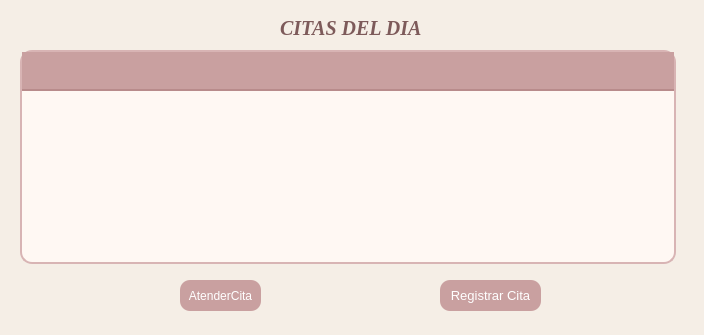
<?xml version="1.0" encoding="UTF-8"?>
<ui version="4.0">
 <class>PantallaAdmin</class>
 <widget class="QDialog" name="PantallaAdmin">
  <property name="geometry">
   <rect>
    <x>0</x>
    <y>0</y>
    <width>704</width>
    <height>335</height>
   </rect>
  </property>
  <property name="windowTitle">
   <string>Dialog</string>
  </property>
  <property name="styleSheet">
   <string notr="true">background-color: #F5EEE6;</string>
  </property>
  <widget class="QLabel" name="LabelContador">
   <property name="geometry">
    <rect>
     <x>280</x>
     <y>20</y>
     <width>211</width>
     <height>16</height>
    </rect>
   </property>
   <property name="styleSheet">
    <string notr="true">color: #7D5A5A;
font-family: Georgia;
font-size: 20px;
font-style: italic;
font-weight: bold;</string>
   </property>
   <property name="text">
    <string>CITAS DEL DIA</string>
   </property>
  </widget>
  <widget class="QTableWidget" name="TablaCola">
   <property name="geometry">
    <rect>
     <x>20</x>
     <y>50</y>
     <width>656</width>
     <height>214</height>
    </rect>
   </property>
   <property name="styleSheet">
    <string notr="true">QTableView {
    background-color: #FFF8F3;
    alternate-background-color: #F5EEE6;
    border: 2px solid #D8B4B4;
    border-radius: 12px;
    gridline-color: #E6D3D3;
    
    color: #5C4033; 
    font-family: &quot;Segoe UI&quot;;
    font-size: 13px;
    
    selection-background-color: #E8C4C4;
    selection-color: #4A2C2A;
}

QHeaderView::section {
    background-color: #C9A0A0;
    color: #5C4033;
    
    padding: 8px;
    border: none;
    border-bottom: 2px solid #B88B8B;
    
    font-family: Georgia;
    font-size: 14px;
    font-weight: bold;
}

QTableView::item {
    padding: 6px;
    border-bottom: 1px solid #EAD7D7;
}

QTableView::item:hover {
    background-color: #F3DDDD;
}

QTableView::item:selected {
    background-color: #E8C4C4;
    color: #4A2C2A;
}

QScrollBar:vertical {
    background: #F5EEE6;
    width: 12px;
    border-radius: 6px;
}

QScrollBar::handle:vertical {
    background: #C9A0A0;
    border-radius: 6px;
}

QScrollBar::handle:vertical:hover {
    background: #B88B8B;
}</string>
   </property>
   <attribute name="horizontalHeaderStretchLastSection">
    <bool>true</bool>
   </attribute>
   <column>
    <property name="text">
     <string/>
    </property>
   </column>
   <column>
    <property name="text">
     <string/>
    </property>
   </column>
   <column>
    <property name="text">
     <string/>
    </property>
   </column>
   <column>
    <property name="text">
     <string/>
    </property>
   </column>
   <column>
    <property name="text">
     <string/>
    </property>
   </column>
  </widget>
  <widget class="QPushButton" name="btnAtender">
   <property name="geometry">
    <rect>
     <x>180</x>
     <y>280</y>
     <width>81</width>
     <height>31</height>
    </rect>
   </property>
   <property name="styleSheet">
    <string notr="true">background-color: #C9A0A0;
color: white;
border-radius: 10px;
padding: 8px;
font-size: 12px;
font-family: Segoe UI;</string>
   </property>
   <property name="text">
    <string>AtenderCita</string>
   </property>
  </widget>
  <widget class="QPushButton" name="btnNuevaCita">
   <property name="geometry">
    <rect>
     <x>440</x>
     <y>280</y>
     <width>101</width>
     <height>31</height>
    </rect>
   </property>
   <property name="styleSheet">
    <string notr="true">background-color: #C9A0A0;
color: white;
border-radius: 10px;
padding: 8px;
font-size: 13px;
font-family: Segoe UI;</string>
   </property>
   <property name="text">
    <string>Registrar Cita</string>
   </property>
  </widget>
 </widget>
 <resources/>
 <connections/>
</ui>
